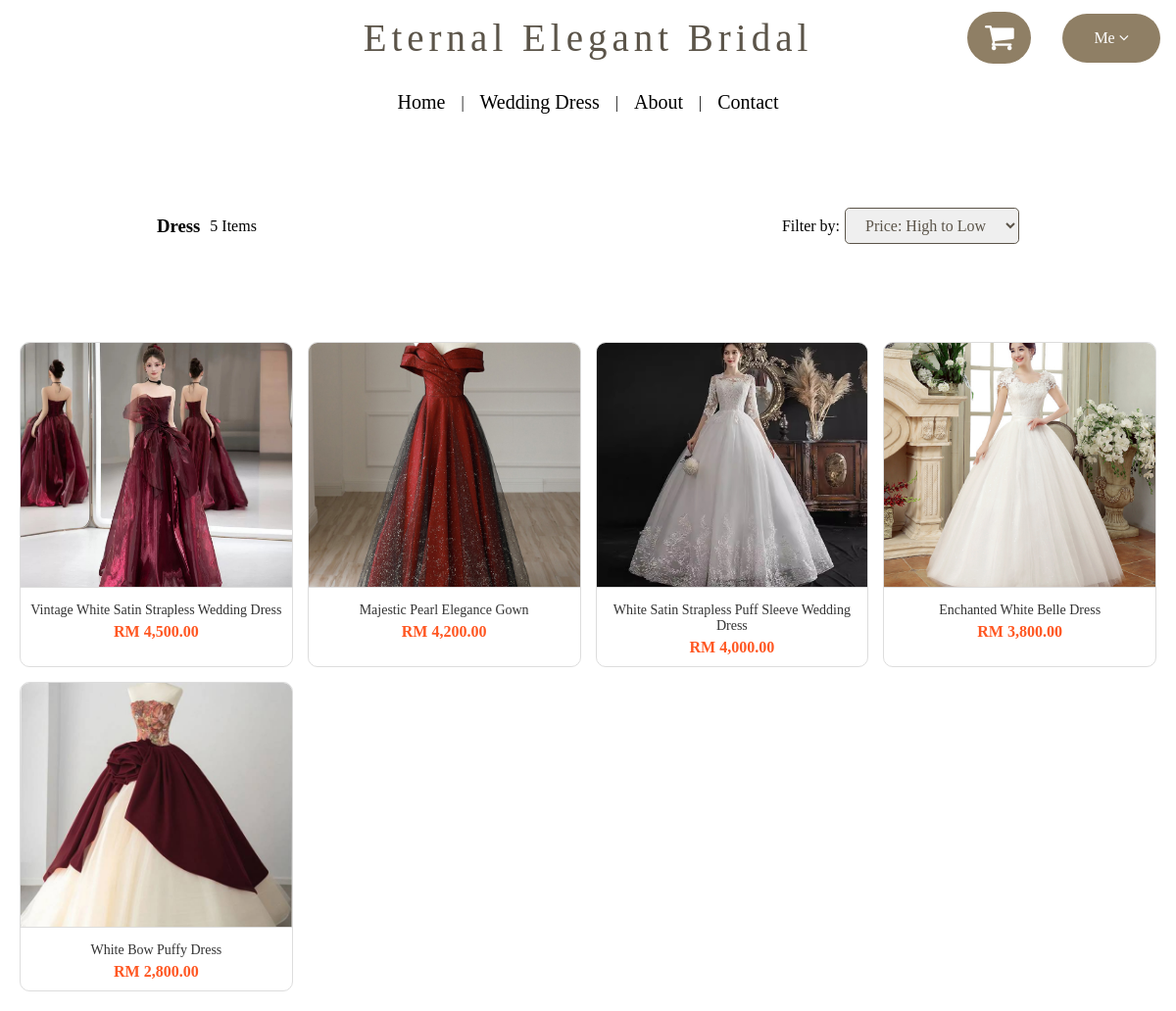
Page /userpage/product/WeddingDressPage.php (signed in) on the committed database.
### tables this page shows
CREATE TABLE `products` (
  `id` int(11) NOT NULL,
  `name` varchar(255) NOT NULL,
  `type` varchar(255) DEFAULT NULL,
  `price` decimal(10,2) DEFAULT NULL,
  `image` varchar(255) DEFAULT NULL,
  `description` text DEFAULT NULL
);

### backend/user/product/weddingDress.php (the view, shortened to what this page needs)
<?php
include __DIR__ . "/../../../backend/db_connect.php";
$sql = "SELECT COUNT(*) AS total FROM products";
$result = $conn->query($sql);
$row = $result->fetch_assoc();
$item = $row["total"];
function fetchProducts($conn) {
    $sql_products = "SELECT id, name, price, image FROM products ORDER BY price DESC";
    $result_products = $conn->query($sql_products);
    if ($result_products->num_rows > 0) {
        while ($product = $result_products->fetch_assoc()) {
            echo '<div class="product-card">
                    <a target="_blank" href="/BackendWebDev/userpage/product/ProductDetailPage.php?id=' . urlencode($product["id"]) . '">
                        <img src="' . htmlspecialchars($product["image"]) . '" alt="' . htmlspecialchars($product["name"]) . '">
                        <div class="product-content">
                            <p class="product-name">' . htmlspecialchars($product["name"]) . '</p>
                            <p class="product-price">RM ' . number_format($product["price"], 2) . '</p>
                        </div>
                    </a>
                </div>';
        }
    } else {
        echo "<p>No products found.</p>";
    }
}
?>

### userpage/product/WeddingDressPage.php (shortened to what this page needs)
<?php
include "../../backend/user/cart/showCartNumber.php";
include "../../backend/user/product/weddingDress.php";
?>
<!DOCTYPE html>
<html lang="en">
<head>
    <link rel="stylesheet" href="https://cdnjs.cloudflare.com/ajax/libs/font-awesome/4.7.0/css/font-awesome.min.css">
    <link rel="stylesheet" href="/BackendWebDev/userstyle/weddingDress.css">
    <link rel="stylesheet" href="/BackendWebDev/userstyle/transition.css">
</head>
<body>
    <header>
        <h1>Eternal Elegant Bridal</h1>
        <div class="right-section">
            <button class="cart-btn" id="open-btn" onclick="window.location.href='../cart/CartPage.php'">
                <i class="fa fa-shopping-cart" aria-hidden="true"></i>
            </button>
            <div class="dropdown">
                <button class="dropbtn" id="account-btn">
                    <span>Me <i class="fa fa-angle-down" aria-hidden="true"></i></span>
                </button>
            </div>
    </header>
    <nav>
        <a class="blink" href="MainPage.php">Home</a> |
        <a class="blink" href="#">Wedding Dress</a> |
        <a class="blink" href="">About</a> |
        <a class="blink" href="">Contact</a>
    </nav>
    <section>
        <div class="same-row">
            <div class="title">
                <h3>Dress</h3>
                <p><?php echo $item; ?> Items</p>
            </div>
            <div class="filter">
                <label for="filter">Filter by:</label>
                <select id="filter" name="filter">
                    <option value="price_high_low" selected>Price: High to Low</option>
                </select>
            </div>
        </div>
    </section>
    <section class="product">
        <div class="product-container">
            <?php fetchProducts($conn); ?>
        </div>
    </section>
</body>
</html>

### userstyle/weddingDress.css (style rules this page uses)
* { margin: 0; padding: 0; box-sizing: border-box; }
header { display: flex; justify-content: center; align-items: center; padding: 1rem; position: relative; }
h1 { font-family: 'Crimson Text'; font-weight: 400; letter-spacing: 5px; font-size: 50px; }
html, body { height: 100%; display: flex; flex-direction: column; max-width: 100%; font-family: 'Crimson Text'; }
header h1 { font-family: 'Crimson Text'; font-weight: 400; color: #5B5449; letter-spacing: 5px; font-size: 39px; text-align: center; flex-grow: 1; }
.right-section { display: flex; align-items: center; gap: 2rem; margin-right: auto; position: absolute; right: 1rem; }
.cart-btn { background-color: #8F7F65; color: white; padding: .5rem 1.1rem; border: none; cursor: pointer; border-radius: 2rem; margin-left: 10rem; font-size: 2rem; position: relative; }
.dropdown { display: inline-block; }
.dropbtn { background-color: #8F7F65; color: white; padding: 1rem 2rem; font-size: 16px; border: none; cursor: pointer; border-radius: 2rem; font-family: 'Crimson Text'; font-weight: 400; display: flex; align-items: center; }
nav { display: flex; justify-content: center; align-items: center; padding: 1rem; }
nav a { font-family: 'Crimson Text'; font-weight: 400; font-size: 20px; margin: 0 1rem; text-decoration: none; color : #000; }
.same-row { display: flex; align-items: center; justify-content: space-between; gap: 20px; margin: 5rem 10rem; }
.title { display: flex; align-items: center; gap: 10px; }
.title h3, .title p { margin: 0; }
.filter { display: flex; align-items: center; gap: 5px; }
.filter select { font-family: 'Crimson Text'; font-weight: 400; font-size: 16px; color: #5B5449; padding: .5rem 1rem; border: 1px solid #5B5449; border-radius: .3rem; cursor: pointer; }
.product-container { display: grid; grid-template-columns: repeat(5, 1fr); gap: 15px; padding: 20px; justify-content: center; max-width: 1200px; margin: 0 auto; }
.product-card { border: 1px solid #ddd; border-radius: 10px; overflow: hidden; transition: transform 0.2s ease-in-out; background: #fff; text-align: center; }
.product-card a { text-decoration: none; color: inherit; display: flex; flex-direction: column; }
.product-card img { width: 100%; height: 250px; object-fit: cover; border-bottom: 1px solid #ddd; }
.product-content { padding: 10px; }
.product-name { font-size: 14px; font-weight: 500; color: #333; margin: 5px 0; }
.product-price { font-size: 16px; font-weight: bold; color: #FF5722; }
@media (max-width: 1200px) { .product-container { grid-template-columns: repeat(4, 1fr); } }

### userstyle/transition.css (style rules this page uses)
body { opacity: 0; transition: opacity .5s; }

### rows in the picture
products: image (picture), name "Vintage White Satin Strapless Wedding Dress", price "4,500.00"
products: image (picture), name "Majestic Pearl Elegance Gown", price "4,200.00"
products: image (picture), name "White Satin Strapless Puff Sleeve Wedding Dress", price "4,000.00"
products: image (picture), name "Enchanted White Belle Dress", price "3,800.00"
products: image (picture), name "White Bow Puffy Dress", price "2,800.00"

### other values in the picture
$item "5"
